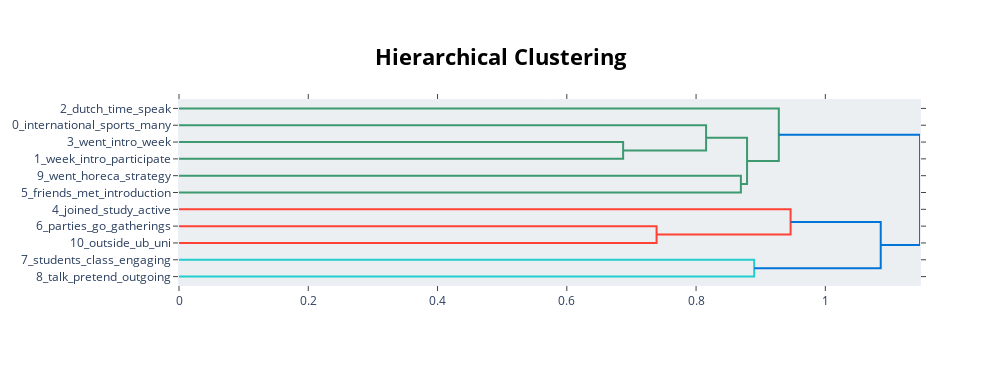

Notebook code for this chart:
### Markdown cell above
## Block 7: Hierarchical Topic Visualization
- Hierarchical visualizations are useful for understanding the structure of topic groups and finding overarching themes.
- This chart shows the relationship and proximity between different topics, providing insight into how topics are grouped at higher levels.

**Interpretation and Adjustment:**

- If the visualization is unclear or fails, try reducing the number of topics visualized or ensure the model is appropriately fitted with diverse data.

- The **x-axis values** represent the **distance between clusters** in the hierarchical clustering process.
- A **lower value (closer to 0)** means topics are very similar and should likely be merged.
- A **higher value (closer to 1)** means topics are more distinct and might be better kept separate.

- **If topics seem too fragmented:** Increase the `min_topic_size` parameter in BERTopic to force larger groupings.
- **If topics seem too broad:** Reduce `min_topic_size` or use a lower-dimensional embedding model to differentiate topics better.

### Code cell
try:
    fig_hierarchy = topic_model.visualize_hierarchy(
        top_n_topics=30,      # show up to 30 topics
        width=1000, 
        height=600
    )
    fig_hierarchy.show()
except Exception as e:
    print("Could not generate hierarchical topic visualization:", e)
    print("Ensure you have multiple topics and a fitted model.")

### Figure 1 — Plotly figure (JSON) as saved in the notebook; plotly's stock layout.template omitted (floating-point values rounded to 4 significant figures)
{"data": [{"hoverinfo": "text", "marker": {"color": "rgb(61,153,112)"}, "mode": "lines", "type": "scatter", "x": [0, 0.6872, 0.6872, 0], "xaxis": "x", "y": [-25, -25, -35, -35], "yaxis": "y"}, {"hoverinfo": "text", "marker": {"color": "rgb(61,153,112)"}, "mode": "lines", "type": "scatter", "x": [0, 0.8155, 0.8155, 0.6872], "xaxis": "x", "y": [-15, -15, -30, -30], "yaxis": "y"}, {"hoverinfo": "text", "marker": {"color": "rgb(61,153,112)"}, "mode": "lines", "type": "scatter", "x": [0, 0.8693, 0.8693, 0], "xaxis": "x", "y": [-45, -45, -55, -55], "yaxis": "y"}, {"hoverinfo": "text", "marker": {"color": "rgb(61,153,112)"}, "mode": "lines", "type": "scatter", "x": [0.8155, 0.8789, 0.8789, 0.8693], "xaxis": "x", "y": [-22.5, -22.5, -50, -50], "yaxis": "y"}, {"hoverinfo": "text", "marker": {"color": "rgb(61,153,112)"}, "mode": "lines", "type": "scatter", "x": [0, 0.928, 0.928, 0.8789], "xaxis": "x", "y": [-5, -5, -36.25, -36.25], "yaxis": "y"}, {"hoverinfo": "text", "marker": {"color": "rgb(255,65,54)"}, "mode": "lines", "type": "scatter", "x": [0, 0.7389, 0.7389, 0], "xaxis": "x", "y": [-75, -75, -85, -85], "yaxis": "y"}, {"hoverinfo": "text", "marker": {"color": "rgb(255,65,54)"}, "mode": "lines", "type": "scatter", "x": [0, 0.9462, 0.9462, 0.7389], "xaxis": "x", "y": [-65, -65, -80, -80], "yaxis": "y"}, {"hoverinfo": "text", "marker": {"color": "rgb(35,205,205)"}, "mode": "lines", "type": "scatter", "x": [0, 0.8899, 0.8899, 0], "xaxis": "x", "y": [-95, -95, -105, -105], "yaxis": "y"}, {"hoverinfo": "text", "marker": {"color": "rgb(0,116,217)"}, "mode": "lines", "type": "scatter", "x": [0.9462, 1.086, 1.086, 0.8899], "xaxis": "x", "y": [-72.5, -72.5, -100, -100], "yaxis": "y"}, {"hoverinfo": "text", "marker": {"color": "rgb(0,116,217)"}, "mode": "lines", "type": "scatter", "x": [0.928, 1.146, 1.146, 1.086], "xaxis": "x", "y": [-20.62, -20.62, -86.25, -86.25], "yaxis": "y"}], "layout": {"autosize": false, "height": 365, "hoverlabel": {"bgcolor": "white", "font": {"family": "Rockwell", "size": 16}}, "hovermode": "closest", "plot_bgcolor": "#ECEFF1", "showlegend": false, "title": {"font": {"color": "Black", "size": 22}, "text": "<b>Hierarchical Clustering</b>", "x": 0.5, "xanchor": "center", "yanchor": "top"}, "width": 1000, "xaxis": {"mirror": "allticks", "rangemode": "tozero", "showgrid": false, "showline": true, "showticklabels": true, "ticks": "outside", "type": "linear", "zeroline": false}, "yaxis": {"mirror": "allticks", "range": [-110, 0], "rangemode": "tozero", "showgrid": false, "showline": true, "showticklabels": true, "tickmode": "array", "ticks": "outside", "ticktext": ["2_dutch_time_speak", "0_international_sports_many", "3_went_intro_week", "1_week_intro_participate", "9_went_horeca_strategy", "5_friends_met_introduction", "4_joined_study_active", "6_parties_go_gatherings", "10_outside_ub_uni", "7_students_class_engaging", "8_talk_pretend_outgoing"], "tickvals": [-5, -15, -25, -35, -45, -55, -65, -75, -85, -95, -105], "type": "linear", "zeroline": false}}}
